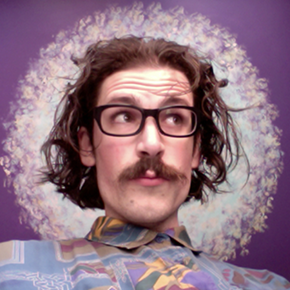
#> input picture Chapter 02/MyPic.png, 290 x 290 px
$ python exploringFunctions.py
#> lines starting #> are read from the running program, lines starting #| are printed output that depends on the picture; after the words box and inside, x2 and y2 are one past the last pixel; in counts of white or black regions, pixels touching at a corner belong together
import cv2
import numpy as np
import os


img = np.zeros((3,3), dtype=np.int8)
print(img.shape)


image = cv2.imread("MyPic.png")
#> image is the input picture: shape (290, 290, 3); mean B, G, R 129.8, 115.2, 144.3
cv2.imwrite("MyPic.jpg", image)


flowerImage = cv2.imread("MyPic.jpg", cv2.IMREAD_GRAYSCALE)
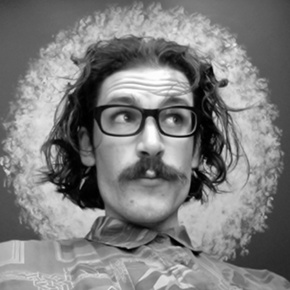
#> flowerImage: shape (290, 290); min 0, max 255, mean 125.6
cv2.imshow("window01",flowerImage)
cv2.waitKey(1000)
cv2.destroyWindow("window01")


randomByteArray = bytearray(os.urandom(120000))
flatNumpyArray = np.array(randomByteArray)

grayImage = flatNumpyArray.reshape(300, 400)
cv2.imwrite("randomImageGRAY.jpg", grayImage)
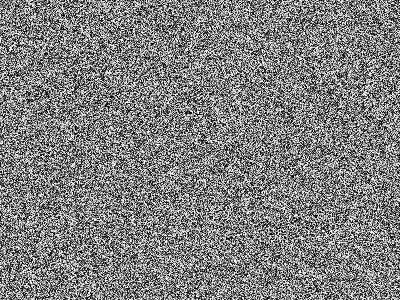
#> saved as randomImageGRAY.jpg: shape (300, 400); min 0, max 255, mean 127.4

bgrImage = flatNumpyArray.reshape(100, 400, 3)
cv2.imwrite("randomImageBGR.jpg", bgrImage)
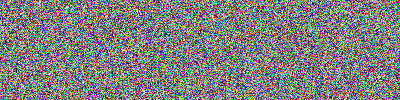
#> saved as randomImageBGR.jpg: shape (100, 400, 3); mean B, G, R 127.3, 127.5, 127.6


img = cv2.imread("MyPic.png")
img.itemset((150, 120, 0), 255)
#> img: shape (290, 290, 3); under 0.01% of pixels changed, all inside (x1, y1, x2, y2) = (120, 150, 121, 151)
print(img.item(150, 120, 0))
#| 255

img = cv2.imread("MyPic.png")
img[:, :, 1] = 0
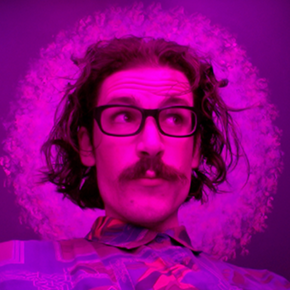
#> img: shape (290, 290, 3); mean B, G, R 129.8, 0, 144.3
cv2.imshow("window02",img)
cv2.waitKey(1000)
cv2.destroyWindow("window02")

img = cv2.imread("MyPic.png")
my_roi = img[0:100, 0:100]
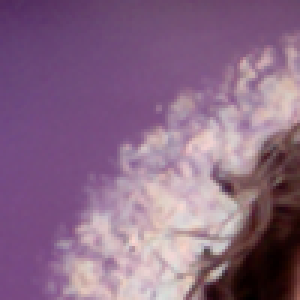
#> my_roi: shape (100, 100, 3) (shown 3 times larger); mean B, G, R 132.7, 104.6, 137.6
print(img.shape)
#| (290, 290, 3)
img[190:290, 190:290] = my_roi
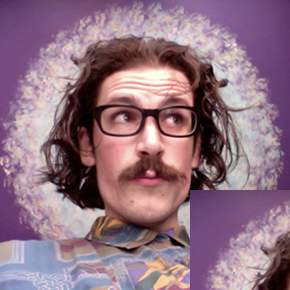
#> img: shape (290, 290, 3); 11.89% of pixels changed, all inside (x1, y1, x2, y2) = (190, 190, 290, 290)
cv2.imshow("Window03", img)
cv2.waitKey(1000)
cv2.destroyWindow("Window03")


#> (the run stopped early here; a loop or call above may not have finished)
